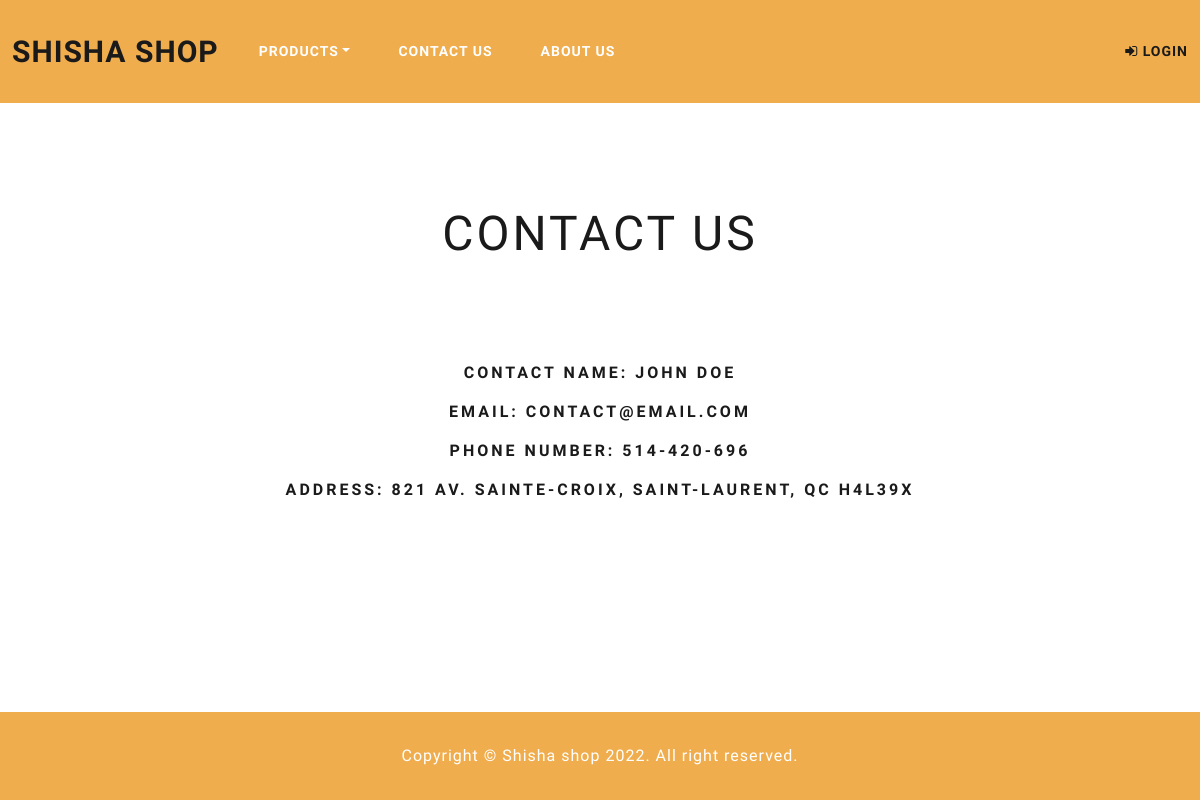
The page /Contact/index on the database as committed earlier.
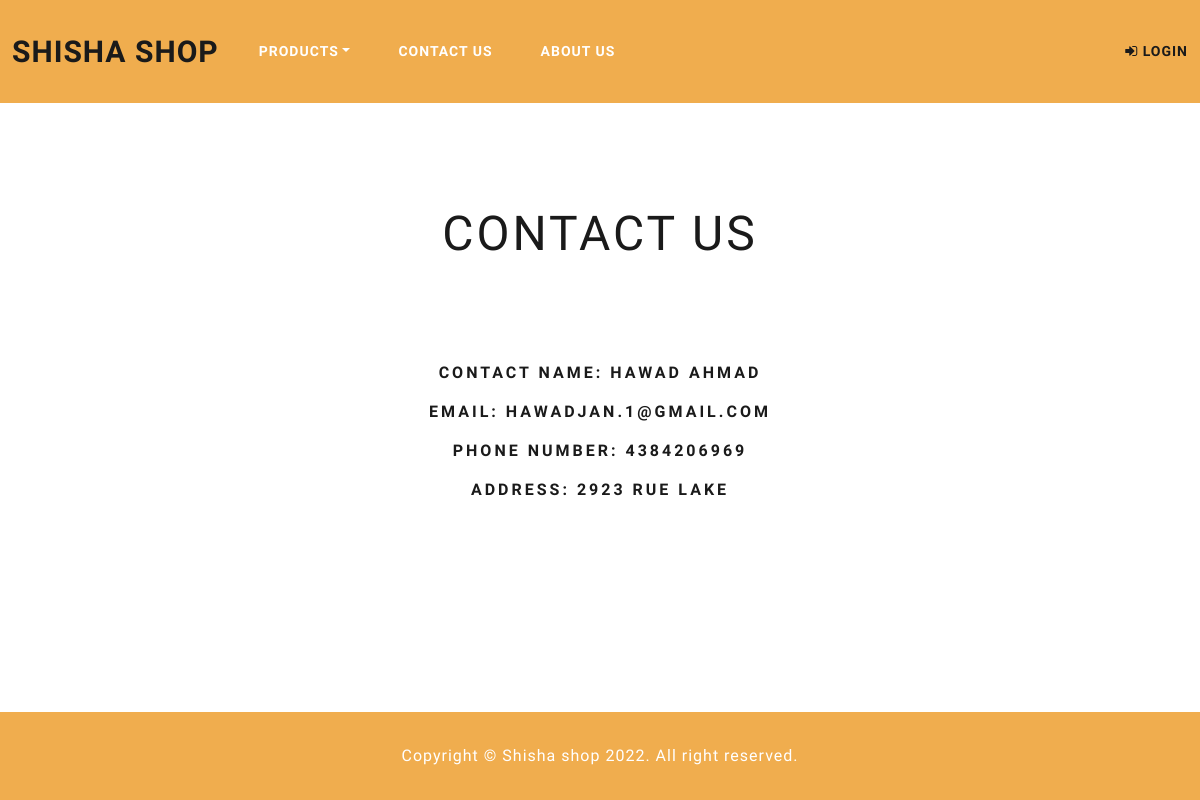
The same page on the database as committed later.
### tables this page shows
CREATE TABLE `contact` (
  `contact_id` int(11) NOT NULL,
  `businessEmail` varchar(30) NOT NULL,
  `phone` varchar(12) NOT NULL,
  `location` varchar(255) NOT NULL,
  `name` varchar(50) NOT NULL
);

### app/controllers/Contact.php (called while the page is built)
<?php
class Contact extends Controller {
    public function __construct()
    {
        $this->contactModel = $this->model('contactModel');
    }
    public function index() {
        $contact = $this->contactModel->getContactById(0);
        $data = [
            "contact" => $contact
        ];
        $this->view('Contact/index', $data);
    }
}

### app/core/app.php (called while the page is built, shortened)
<?php
    class App{
        protected $currentMethod = 'index';
        public function __construct()
        {
            $url = $this->parseURL();
            if(file_exists('../app/controllers/'.$url[0].'.php')){
                unset($url[0]);
            }
            $this->currentController = new $this->currentController;
            if(isset($url[1])){
                if(method_exists($this->currentController, $url[1])){
                    $this->currentMethod = $url[1];
                    unset($url[1]);
                }
            }
            $this->params = $url ? array_values($url) : [];
            call_user_func_array([$this->currentController, $this->currentMethod], $this->params);
        }
        public function parseURL(){
            if(isset($_GET['url'])){
                $url = rtrim($_GET['url'], '/');
                $url = filter_var($url, FILTER_SANITIZE_URL);
                $url = explode('/',$url);
                return $url;
            }
        }
    }

### public/index.php (called while the page is built, shortened)
<?php
    $init = new App;
?>

### app/core/Model.php (called while the page is built, shortened)
<?php
class Model
{
    private $host = DB_HOST;
    private $user = DB_USER;
    private $pass = DB_PASS;
    private $dbname = DB_NAME;
    private $dbh;
    private $stmt;
    public function __construct()
    {
        $dsn = 'mysql:host=' . $this->host . ';dbname=' . $this->dbname;
        $options = array(
            PDO::ATTR_PERSISTENT => true,
            PDO::ATTR_ERRMODE => PDO::ERRMODE_EXCEPTION
        );
        try {
            $this->dbh = new PDO($dsn, $this->user, $this->pass, $options);
        } catch (PDOException $e) {
            $this->error = $e->getMessage();
            echo $this->error;
        }
    }
    public function query($sql)
    {
        $this->stmt = $this->dbh->prepare($sql);
    }
    public function bind($param, $value, $type = null)
    {
        if (is_null($type)) {
            switch (true) {
                case is_int($value):
                    $type = PDO::PARAM_INT;
                    break;
            }
        }
        $this->stmt->bindValue($param, $value, $type);
    }
    public function execute()
    {
        return $this->stmt->execute();
    }
    public function getSingle(){
        $this->execute();
        return $this->stmt->fetch(PDO::FETCH_OBJ);
    }
}

### app/models/contactModel.php (called while the page is built, shortened)
<?php
    class contactModel extends Model{
        public function getContactById($id) {
            $this->query("SELECT businessEmail, phone, location, name
                          FROM contact
                          WHERE contact_id = :contact_id");
            $this->bind(":contact_id", $id);
            return $this->getSingle();
        }
    }
?>

### app/views/Contact/index.php (the view)
<?php require APPROOT . '/views/includes/header.php';  ?>
<div style="margin-top: 100px;">
    <h1 class="display-5" style="text-align: center; margin-bottom: 100px; margin-top: 40px">
        Contact us
    </h1>
    <h5 style="text-align: center; margin-bottom: 20px">
        Contact Name: <?= $data['contact']->name ?>
    </h5>
    <h5 style="text-align: center; margin-bottom: 20px">
        Email: <?= $data['contact']->businessEmail ?>
    </h5>
    <h5 style="text-align: center; margin-bottom: 20px">
        Phone number: <?= $data['contact']->phone ?>
    </h5>
    <h5 style="text-align: center; margin-bottom: 150px">
        Address: <?= $data['contact']->location ?>
    </h5>
</div>
<?php require APPROOT . '/views/includes/footer.php';  ?>

Rows that differ between the two databases and show on the page:
changed contact: name "JOHN DOE" → "HAWAD AHMAD"; businessEmail "CONTACT@EMAIL.COM" → "HAWADJAN.1@GMAIL.COM"; phone "514-420-696" → "4384206969"; location "821 AV. SAINTE-CROIX, SAINT-LAURENT, QC H4L39X" → "2923 RUE LAKE"
